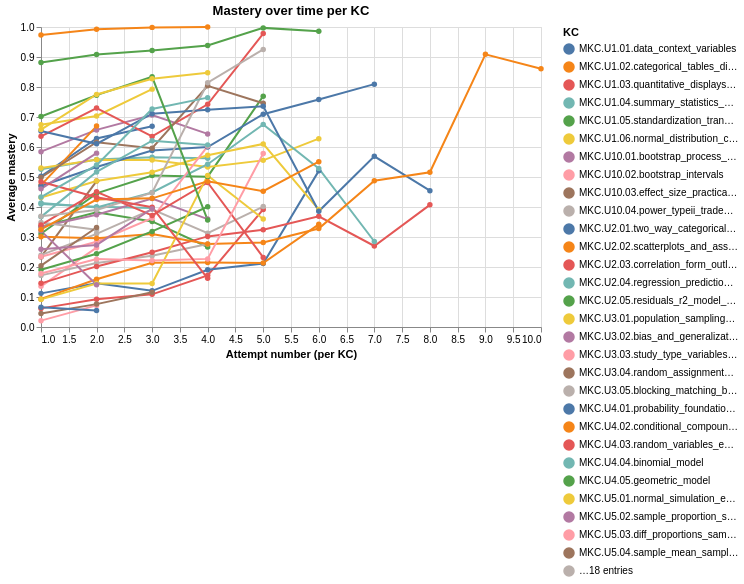

The cell this chart's notebook holds for it:
### Markdown cell above
## KC progress

### Code cell
mkc_data = mkc_data.sort_values(['user_id', 'skill_name', 'order_id'])
mkc_data['kc_attempt'] = (
    mkc_data
    .groupby(['user_id', 'skill_name'])
    .cumcount() + 1
)
# Then average across students for each KC at each attempt number
mastery_over_time = (
    mkc_data
    .groupby(['kc_attempt', 'skill_name'])['state_predictions']
    .mean()
    .reset_index()
    .rename(columns={'state_predictions': 'avg_mastery'})
)
kc_selection = alt.selection_point(fields=['skill_name'], bind='legend')

alt.Chart(mastery_over_time).mark_line(point=True).encode(
    x=alt.X('kc_attempt:Q', title='Attempt number (per KC)'),
    y=alt.Y('avg_mastery:Q', title='Average mastery', scale=alt.Scale(domain=[0, 1])),
    color=alt.Color('skill_name:N', legend=alt.Legend(title='KC')),
    opacity=alt.condition(kc_selection, alt.value(1), alt.value(0.1)),
    tooltip=[
        alt.Tooltip('skill_name:N', title='KC'),
        alt.Tooltip('kc_attempt:Q', title='Attempt'),
        alt.Tooltip('avg_mastery:Q', title='Avg mastery', format='.3f')
    ]
).add_params(kc_selection).properties(
    title='Mastery over time per KC',
    width=500, height=300
)

### Figure 1 — Vega-Lite specification as saved in the notebook (floating-point values rounded to 4 significant figures; data arrays with more than 128 entries replaced by an {"elided": "..."} marker saying what was removed)
{"config": {"view": {"continuousWidth": 300, "continuousHeight": 300}}, "data": {"name": "data-c87afae04821f26c9c8bfe51a9e4a92f"}, "mark": {"type": "line", "point": true}, "encoding": {"color": {"field": "skill_name", "legend": {"title": "KC"}, "type": "nominal"}, "opacity": {"condition": {"param": "param_a20c824895d8621d", "value": 1}, "value": 0.1}, "tooltip": [{"field": "skill_name", "title": "KC", "type": "nominal"}, {"field": "kc_attempt", "title": "Attempt", "type": "quantitative"}, {"field": "avg_mastery", "format": ".3f", "title": "Avg mastery", "type": "quantitative"}], "x": {"field": "kc_attempt", "title": "Attempt number (per KC)", "type": "quantitative"}, "y": {"field": "avg_mastery", "scale": {"domain": [0, 1]}, "title": "Average mastery", "type": "quantitative"}}, "height": 300, "params": [{"name": "param_a20c824895d8621d", "select": {"type": "point", "fields": ["skill_name"]}, "bind": "legend"}], "title": "Mastery over time per KC", "width": 500, "$schema": "https://vega.github.io/schema/vega-lite/v6.4.1.json", "datasets": {"data-c87afae04821f26c9c8bfe51a9e4a92f": {"elided": "206 records"}}}
